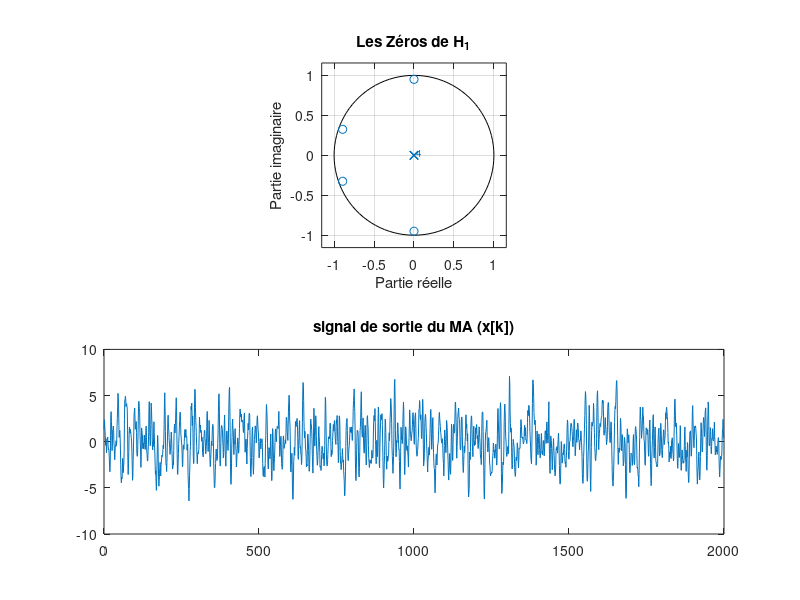

Here is the MATLAB script that generated this plot: (Note: this script raises an error after producing the figure.)
clear; close all; clc;
%% Paramètres signal d'entrée (BBGC)
N = 2000;
moyenne = 0;
variance = 0.5;
b = moyenne + sqrt(variance) * randn(1, N);
t = 0:N-1;


%% Configuration du filtre 1 (MA d'ordre 4)
%-----------------------------------------

A =0.95;                                %module des zeros
fn_rej = [-4/9 -1/4 1/4 4/9];           %fréquences normalisées des réjections
arguments = 2*pi*fn_rej;                %arguments des zeros
Z = A*exp(j*arguments);                 %les zeros de H1

H1= poly(Z);                            % Coefficients du polynôme dont les racines sont les zéros du filtre.
subplot(2,1,1)
zplane(H1)                              %on trace les zeros
axis equal;
title('Les Zéros de H_1')
xlabel('Partie réelle');
ylabel('Partie imaginaire');

%% le signal à la sortie
x=filter(H1,1,b); 

X=fftshift(fft(x));
subplot(2,1,2)
plot(t,x)
title('signal de sortie du MA (x[k])')


%% Comparaison des estimations de DSP en sortie du filtre MA
ComparateurSpectres(x, H1, 1, variance, fn_rej, 'MA')
% (5 figures)

%% Configuration du filtre 2 (AR d'ordre 4)
%-----------------------------------------

A=0.99;                                 %module des pôles
fn_res = [-3/7 -1/3 1/3 3/7];           %fréquences normalisées des réjections
arguments = 2*pi*fn_res;                %arguments des pôles
P = A*exp(j*arguments);                 %les pôles de H2

Q= poly(P);                             % Coefficients du polynôme dont les racines sont les pôles du filtre.
figure;
subplot(2,1,1)
zplane(1,Q)                             %on trace les pôles
axis equal;
title('Les pôles de H_2')
xlabel('Partie réelle');
ylabel('Partie imaginaire');

%% le signal à la sortie
y=filter(1,Q,b); 

Y=fftshift(fft(y));
subplot(2,1,2)
plot(t,y)
title('signal de sortie du AR (y[k])')


%% Comparaison des estimations de DSP en sortie du filtre AR
ComparateurSpectres(y, 1, Q, variance, fn_res, 'AR')
% (5 figures)
